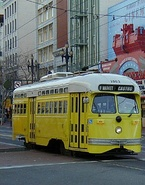
%> input picture assignment_4/left.jpg, 145 x 185 px, shrunk from 293 x 375 before the run
$ octave main.m   (GNU Octave 9; MATLAB toolbox functions it lacks are replaced by stand-ins)
%> lines starting %> are read from the running program, lines starting %| are printed output that depends on the picture
### assignment_4/scripts/image_alignment.m
function [parameters, inliers, x_win, x_tf_win, y_win, y_tf_win] = image_alignment( image1, image2, N, P )

    % Converting images to grayscale
    if size(image1,3) > 1
        image1 = rgb2gray(image1);
        image2 = rgb2gray(image2);
    end

    % Making the images singles
    im1 = single(image1);
    im2 = single(image2);

    % Compute the keypoints and descriptors
    [fa, da] = vl_sift(im1);
    [fb, db] = vl_sift(im2);

    % Getting the matching keypoints
    [matches] = vl_ubcmatch(da, db);

    % Define the old and new x and y coordinates of the matches
    x = fa(1, matches(1,:));
    y = fa(2, matches(1,:));
    x_tf_true = fb(1, matches(2,:));
    y_tf_true = fb(2, matches (2,:));

    % Keeping track of the max_inliers for N iterations
    max_inliers = 0;

    % Get best set of transformation parameters in N iterations
    for i = 1:N

        % Pick P random matches
        random_indices = randi([1 size(matches,2)],1,P);

        % Define the old and new x and y coordinates for the P matches
        x_p = x(random_indices);
        y_p = y(random_indices);
        x_tf_p = x_tf_true(random_indices);
        y_tf_p = y_tf_true(random_indices);

        % Compute A and b
        A = zeros(2*P, 6);
        b = zeros(2*P, 1);
        j = 1;
        for h = 1:2:2*P
            A(h,:) = [ x_p(j) y_p(j) 0 0 1 0 ];
            A(h+1,:) = [ 0 0 x_p(j) y_p(j) 0 1 ];
            b(h,:) = x_tf_p(j);
            b(h+1,:) = y_tf_p(j);
            j =  j + 1;
        end

        % Compute the parameters t and m
        t = pinv(A)*b;
        M = [t(1) t(2); t(3) t(4)];
        T = [t(5); t(6)];

        % Computing transformed coordinates for ALL matches
        x_tf = zeros(size(x));
        y_tf = zeros(size(y));
        for j = 1:size(x,2)
            temp = (M * [x(j);y(j)] + T);
            x_tf(j) = temp(1,:);
            y_tf(j) = temp(2,:);
        end

        % Calculate the Euclidean distance between the ground truth and the
        % transposed coordinates

        Euclid = sqrt(((x_tf_true - x_tf).^ 2)+((y_tf_true - y_tf).^ 2));

        if sum(Euclid<10) > max_inliers
            max_inliers = sum(Euclid<10);
            I = find(Euclid < 10);
            parameters = t;
            winning_matches = random_indices;

            % Getting the coordinates of the inliers
            inliers = zeros(size(I,2),2);
            x_2 = x';
            y_2 = y';
            inliers(:,1) = x_2(I);
            inliers(:,2) = y_2(I);
        end
    end

    % Define the old and new x and y coordinates of winning matches
    x_win = x(winning_matches);
    y_win = y(winning_matches);

    % Computing only the transformed coordinates of the winning matches
    x_tf_win = zeros(size(x_win));
    y_tf_win = zeros(size(y_win));
    for j = 1:size(x_win,2)
        temp = (M * [x_win(j);y_win(j)] + T);
        x_tf_win(j) = temp(1,:);
        y_tf_win(j) = temp(2,:);
    end
end

### assignment_4/scripts/main.m
% Tushar Nimbhorkar & Diede Rusticus
% Computer Vision '17
% Artificial Intelligence Master
% University of Amsterdam

clear
close all

%%%%%%%%% Select assignment and image by uncommenting the line %%%%%%%%%

% test = 'image_alignment';
test = 'image_stitching';

%%%%%%%%% 3.1 Image Alignment %%%%%%%%%

if (strcmp(test,'image_alignment'))

    im1 = imread('../boat1.pgm');
    im2 = imread('../boat2.pgm');
    [trans_params, ~, x, x_tf, y, y_tf] = image_alignment(im1, im2, 10, 3);
    m = reshape(trans_params(1:4),[2 2]);
    m = m';
    t = trans_params(5:6);
    [t_image] = transform(im1, m, t);

    % In build function
    a = [m';t'];
    result = [a';0,0,1]';
    trans = maketform('affine',result);
    newImage = imtransform(im1,trans);

    % Plot: with arrows between matches
    figure(1);
    doublefigure = cat(2, im1, im2);
    imshow(doublefigure)
    xa = x;
    xb = x_tf + size(im1,2);
    ya = y;
    yb = y_tf;
    hold on;
    h = line([xa ; xb], [ya ; yb]) ;
    set(h,'linewidth', 1, 'color', 'g') ;
    plot(xa, ya, 'o', 'MarkerSize', 15, 'MarkerEdgeColor', 'r', 'LineWidth', 2)
    plot(xb, yb, 'o', 'MarkerSize', 15, 'MarkerEdgeColor', 'r', 'LineWidth', 2)
    title('Matched points with arrows in between');

    % Plot: Final result comparison
    figure(2)
    subplot(2,2,1)
    imshow(im1)
    title('Original image');
    subplot(2,2,2)
    imshow(t_image,[]);
    title('Custom image transform');
    subplot(2,2,3)
    imshow(im2);
    title('Goal rotation');
    subplot(2,2,4);
    imshow(newImage,[]);
    title('Built in matlab function');
end

if (strcmp(test,'image_stitching'))

    im1 = imread('../left.jpg');
%> im1 is the input picture: size 185x145x3 uint8; mean R, G, B 104.9, 110.5, 98
    im2 = imread('../right.jpg');
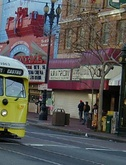
%> input picture assignment_4/right.jpg, 126 x 165 px, shrunk from 255 x 333 before the run
%> im2 is the input picture: size 165x126x3 uint8; mean R, G, B 90.6, 89.1, 87.1
    [trans_params, ~,~,~,~,~] = image_alignment(im2, im1, 10, 3);
%> in image_alignment, `image1 = rgb2gray(image1);`:
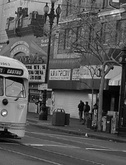
%> image1: size 165x126 uint8; min 0, max 251, mean 89.3
%> in image_alignment, `image2 = rgb2gray(image2);`:
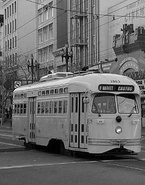
%> image2: size 185x145 uint8; min 0, max 254, mean 107.4
%> the run ends on the next line
